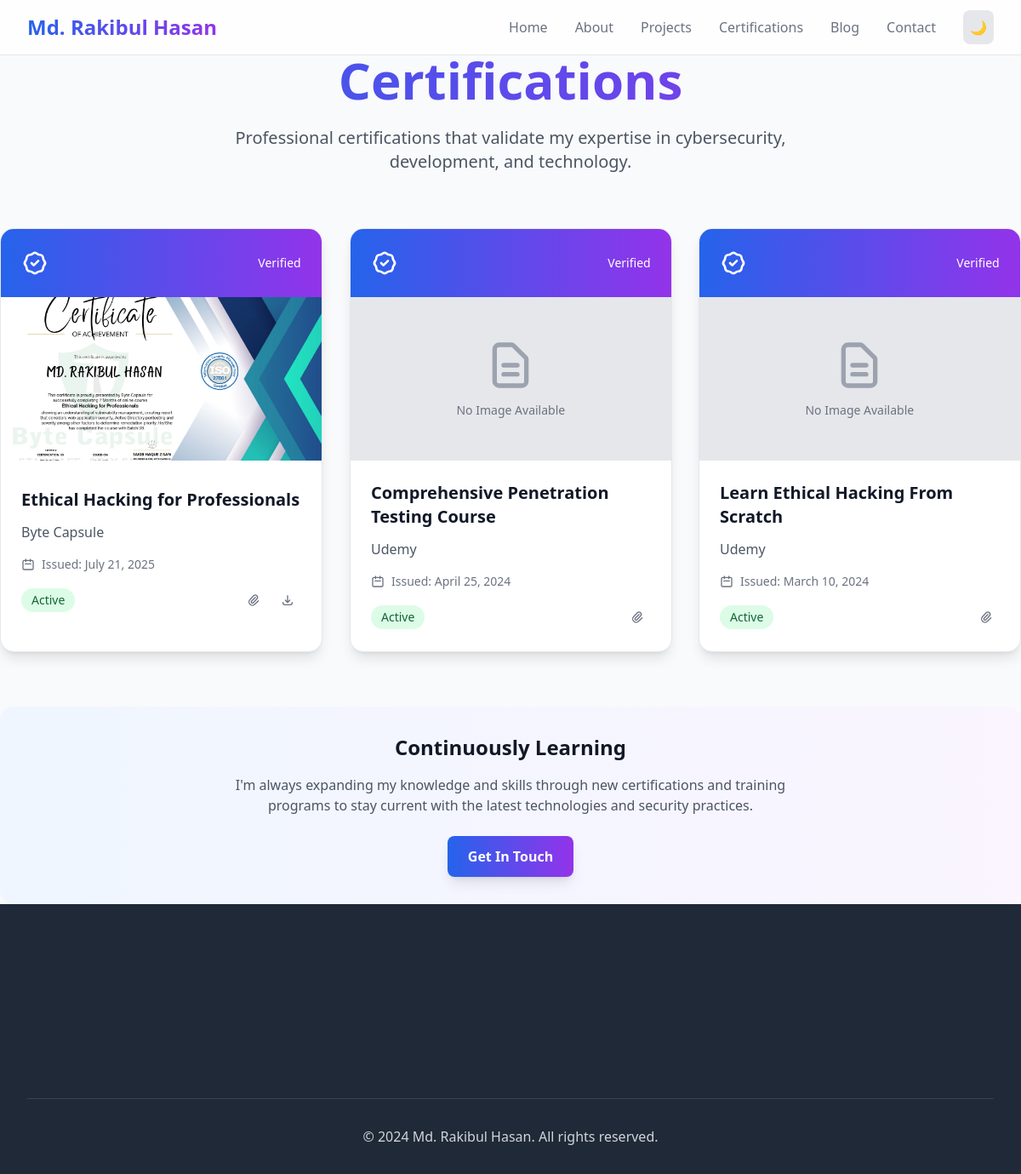
Page /certifications/ on the committed database.
### portfolio/models.py (models this page shows, shortened)
class Certification(models.Model):
    title = models.CharField(max_length=200)
    organization = models.CharField(max_length=200)
    issue_date = models.DateField()
    expiry_date = models.DateField(blank=True, null=True)
    certificate_image = models.ImageField(upload_to='certificates/', blank=True, null=True)
    credential_id = models.CharField(max_length=100, blank=True, null=True)
    verification_url = models.URLField(blank=True, null=True)
    description = models.TextField(blank=True, help_text='Brief description of the certification')
    class Meta:
        ordering = ['-issue_date']

class Profile(models.Model):
    name = models.CharField(max_length=100, default='Md. Rakibul Hasan')
    title = models.CharField(max_length=200, default='Ethical Hacker | Junior Penetration Tester | Programmer | Django Developer')
    about = models.TextField(default='I am an ethical hacker and programmer with strong expertise in web application security, penetration testing, and backend development.')
    profile_image = models.ImageField(upload_to='profile/', blank=True, null=True)
    cv_file = models.FileField(upload_to='cv/', blank=True, null=True)
    email = models.EmailField(default='pentester.rakib@gmail.com')
    secondary_email = models.EmailField(default='pentester.rakib@outlook.com', blank=True, help_text='Secondary email address')
    phone = models.CharField(max_length=20, default='+8801309598979', help_text='Phone number with country code')
    whatsapp = models.CharField(max_length=20, default='+8801309598979', help_text='WhatsApp number with country code')
    location = models.CharField(max_length=100, default='Rangpur, Bangladesh')
    github_url = models.URLField(default='https://github.com/dev-rakibul-hasan')
    linkedin_url = models.URLField(default='https://www.linkedin.com/in/dev-rakibul-hasan/')
    facebook_url = models.URLField(default='https://www.facebook.com/HasanRakib.Dev')
    x_url = models.URLField(default='https://x.com/PentesterRakib', blank=True, help_text='X (Twitter) profile URL')
    class Meta:
        verbose_name = "Profile Settings"
        verbose_name_plural = "Profile Settings"

### portfolio/views.py (the view)
# urls.py: path('certifications/', api_views.CertificationListAPIView.as_view(), name='api-certifications'),
def certifications(request):
    certifications = Certification.objects.all()
    return render(request, 'portfolio/certifications.html', {
        'certifications': certifications,
    })

### portfolio/context_processors.py (called while the page is built)
def profile_processor(request):
    try:
        profile = Profile.objects.first()
    except:
        profile = None
    return {
        'profile': profile,
    }

### portfolio/templates/portfolio/certifications.html (shortened to what this page needs)
{% extends 'portfolio/base.html' %}
{% block content %}
<div class="max-w-7xl mx-auto">
    <div class="text-center mb-16 animate-fade-in">
        <h1 class="text-4xl lg:text-6xl font-bold bg-gradient-to-r from-blue-600 to-purple-600 bg-clip-text text-transparent mb-6">
        </h1>
        <p class="text-xl text-gray-600 dark:text-gray-300 max-w-3xl mx-auto">
            Professional certifications that validate my expertise in cybersecurity, development, and technology.
        </p>
    </div>
    <div class="grid grid-cols-1 md:grid-cols-2 lg:grid-cols-3 gap-8">
        {% for cert in certifications %}
        <div class="group bg-white dark:bg-gray-800 rounded-2xl shadow-lg hover:shadow-2xl transition-all duration-500 transform hover:-translate-y-2 border border-gray-200 dark:border-gray-700 overflow-hidden">
            <div class="bg-gradient-to-r from-blue-600 to-purple-600 p-6 text-white">
                <div class="flex items-center justify-between">
                    <span class="text-sm font-medium">Verified</span>
                </div>
            </div>
            {% if cert.certificate_image %}
            <div class="relative overflow-hidden" style="min-height: 200px;">
                <img src="{{ cert.certificate_image.url }}"
                     alt="{{ cert.title }} Certificate"
                     class="w-full h-48 object-cover group-hover:scale-105 transition-transform duration-300">
                <div class="absolute inset-0 bg-black bg-opacity-0 group-hover:bg-opacity-20 transition-all duration-300"></div>
            </div>
            {% else %}
            <div class="bg-gray-200 dark:bg-gray-700 h-48 flex items-center justify-center">
                <div class="text-center">
                    <svg class="w-16 h-16 mx-auto text-gray-400 mb-2" fill="none" stroke="currentColor" viewBox="0 0 24 24">
                        <path stroke-linecap="round" stroke-linejoin="round" stroke-width="2" d="M9 12h6m-6 4h6m2 5H7a2 2 0 01-2-2V5a2 2 0 012-2h5.586a1 1 0 01.707.293l5.414 5.414a1 1 0 01.293.707V19a2 2 0 01-2 2z"></path>
                    </svg>
                    <span class="text-gray-500 dark:text-gray-400 text-sm">No Image Available</span>
                </div>
            </div>
            {% endif %}
            <div class="p-6">
                <h3 class="text-xl font-bold text-gray-900 dark:text-white mb-3 group-hover:text-blue-600 dark:group-hover:text-blue-400 transition-colors duration-200">
                    {{ cert.title }}
                </h3>
                <p class="text-gray-600 dark:text-gray-300 mb-4 font-medium">
                    {{ cert.organization }}
                </p>
                <div class="flex items-center space-x-2 mb-4">
                    <svg class="w-4 h-4 text-gray-500" fill="none" stroke="currentColor" viewBox="0 0 24 24">
                        <path stroke-linecap="round" stroke-linejoin="round" stroke-width="2" d="M8 7V3m8 4V3m-9 8h10M5 21h14a2 2 0 002-2V7a2 2 0 00-2-2H5a2 2 0 00-2 2v12a2 2 0 002 2z"></path>
                    </svg>
                    <span class="text-sm text-gray-500 dark:text-gray-400">
                        Issued: {{ cert.issue_date }}
                    </span>
                </div>
                <div class="flex items-center justify-between">
                    <span class="px-3 py-1 bg-green-100 dark:bg-green-900 text-green-800 dark:text-green-200 rounded-full text-sm font-medium">
                        Active
                    </span>
                    <div class="flex space-x-2">
                        {% if cert.verification_url %}
                        <a href="{{ cert.verification_url }}" target="_blank" rel="noopener noreferrer"
                           class="p-2 text-gray-500 hover:text-blue-600 dark:hover:text-blue-400 transition-colors duration-200"
                           title="Verify Certificate">
                            <svg class="w-4 h-4" fill="none" stroke="currentColor" viewBox="0 0 24 24">
                                <path stroke-linecap="round" stroke-linejoin="round" stroke-width="2" d="M15.172 7l-6.586 6.586a2 2 0 102.828 2.828l6.414-6.586a4 4 0 00-5.656-5.656l-6.415 6.585a6 6 0 108.486 8.486L20.5 13"></path>
                            </svg>
                        </a>
                        {% endif %}
                        {% if cert.certificate_image %}
                        <a href="{{ cert.certificate_image.url }}" target="_blank" rel="noopener noreferrer"
                           class="p-2 text-gray-500 hover:text-blue-600 dark:hover:text-blue-400 transition-colors duration-200"
                           title="View Full Size">
                            <svg class="w-4 h-4" fill="none" stroke="currentColor" viewBox="0 0 24 24">
                                <path stroke-linecap="round" stroke-linejoin="round" stroke-width="2" d="M4 16v1a3 3 0 003 3h10a3 3 0 003-3v-1m-4-4l-4 4m0 0l-4-4m4 4V4"></path>
                            </svg>
                        </a>
                        {% endif %}
                    </div>
                </div>
            </div>
        </div>
        {% endfor %}
    </div>
    <div class="text-center mt-16">
        <div class="bg-gradient-to-r from-blue-50 to-purple-50 dark:from-blue-900/20 dark:to-purple-900/20 rounded-2xl p-8">
            <h3 class="text-2xl font-bold text-gray-900 dark:text-white mb-4">
                Continuously Learning
            </h3>
            <p class="text-gray-600 dark:text-gray-300 mb-6 max-w-2xl mx-auto">
                I'm always expanding my knowledge and skills through new certifications and training programs
                to stay current with the latest technologies and security practices.
            </p>
            <a href="/contact/"
               class="inline-flex items-center px-6 py-3 bg-gradient-to-r from-blue-600 to-purple-600 text-white font-semibold rounded-lg hover:from-blue-700 hover:to-purple-700 transform hover:scale-105 transition-all duration-200 shadow-lg hover:shadow-xl">
                Get In Touch
            </a>
        </div>
    </div>
</div>
{% endblock %}

### portfolio/templates/portfolio/base.html (shortened to what this page needs)
{% load static %}
<!DOCTYPE html>
<html lang="en">
<head>
    <script src="https://cdn.tailwindcss.com"></script>
</head>
<body class="bg-gray-50 dark:bg-gray-900 text-gray-900 dark:text-gray-100 transition-colors duration-300">
    <nav class="fixed top-0 w-full bg-white/80 dark:bg-gray-900/80 backdrop-blur-md border-b border-gray-200 dark:border-gray-700 z-50">
        <div class="max-w-7xl mx-auto px-4 sm:px-6 lg:px-8">
            <div class="flex justify-between items-center h-16">
                <a href="/" class="text-2xl font-bold bg-gradient-to-r from-blue-600 to-purple-600 bg-clip-text text-transparent">
                </a>
                <div class="hidden md:flex items-center space-x-4 lg:space-x-8">
                    <a href="/" class="text-sm lg:text-base text-secondary hover:text-gradient-1 transition-colors duration-200">Home</a>
                    <a href="/about/" class="text-sm lg:text-base text-secondary hover:text-gradient-1 transition-colors duration-200">About</a>
                    <a href="/projects/" class="text-sm lg:text-base text-secondary hover:text-gradient-1 transition-colors duration-200">Projects</a>
                    <a href="/certifications/" class="hidden lg:block text-sm lg:text-base text-secondary hover:text-gradient-1 transition-colors duration-200">Certifications</a>
                    <a href="/blog/" class="text-sm lg:text-base text-secondary hover:text-gradient-1 transition-colors duration-200">Blog</a>
                    <a href="/contact/" class="text-sm lg:text-base text-secondary hover:text-gradient-1 transition-colors duration-200">Contact</a>
                    <button id="theme-toggle" class="p-1.5 lg:p-2 rounded-lg bg-gray-200 dark:bg-gray-700 hover:bg-gray-300 dark:hover:bg-gray-600 transition-colors duration-200" onclick="toggleTheme()">
                        <span id="theme-icon" class="text-sm lg:text-base">🌙</span>
                    </button>
                </div>
            </div>
        </div>
    </nav>
    <main class="pt-16">
        {% block content %}{% endblock %}
    </main>
    <footer class="bg-gray-800 dark:bg-gray-900 text-white py-8">
        <div class="max-w-7xl mx-auto px-4 sm:px-6 lg:px-8">
            <div class="border-t border-gray-700 mt-8 pt-8 text-center text-gray-300">
                <p>&copy; 2024 {{ profile.name|default:"Md. Rakibul Hasan" }}. All rights reserved.</p>
            </div>
        </div>
    </footer>
</body>
</html>

### portfolio/templates/portfolio/base.html (style rules this page uses)
.animate-fade-in { animation: fadeIn 0.6s ease-out; }

### rows in the picture
Certification: certificate_image (picture), title "Ethical Hacking for Professionals", organization "Byte Capsule", issue_date "July 21, 2025"
Certification: certificate_image "No Image Available", title "Comprehensive Penetration Testing Course", organization "Udemy", issue_date "April 25, 2024"
Certification: certificate_image "No Image Available", title "Learn Ethical Hacking From Scratch", organization "Udemy", issue_date "March 10, 2024"
Profile: name "Md. Rakibul Hasan"
